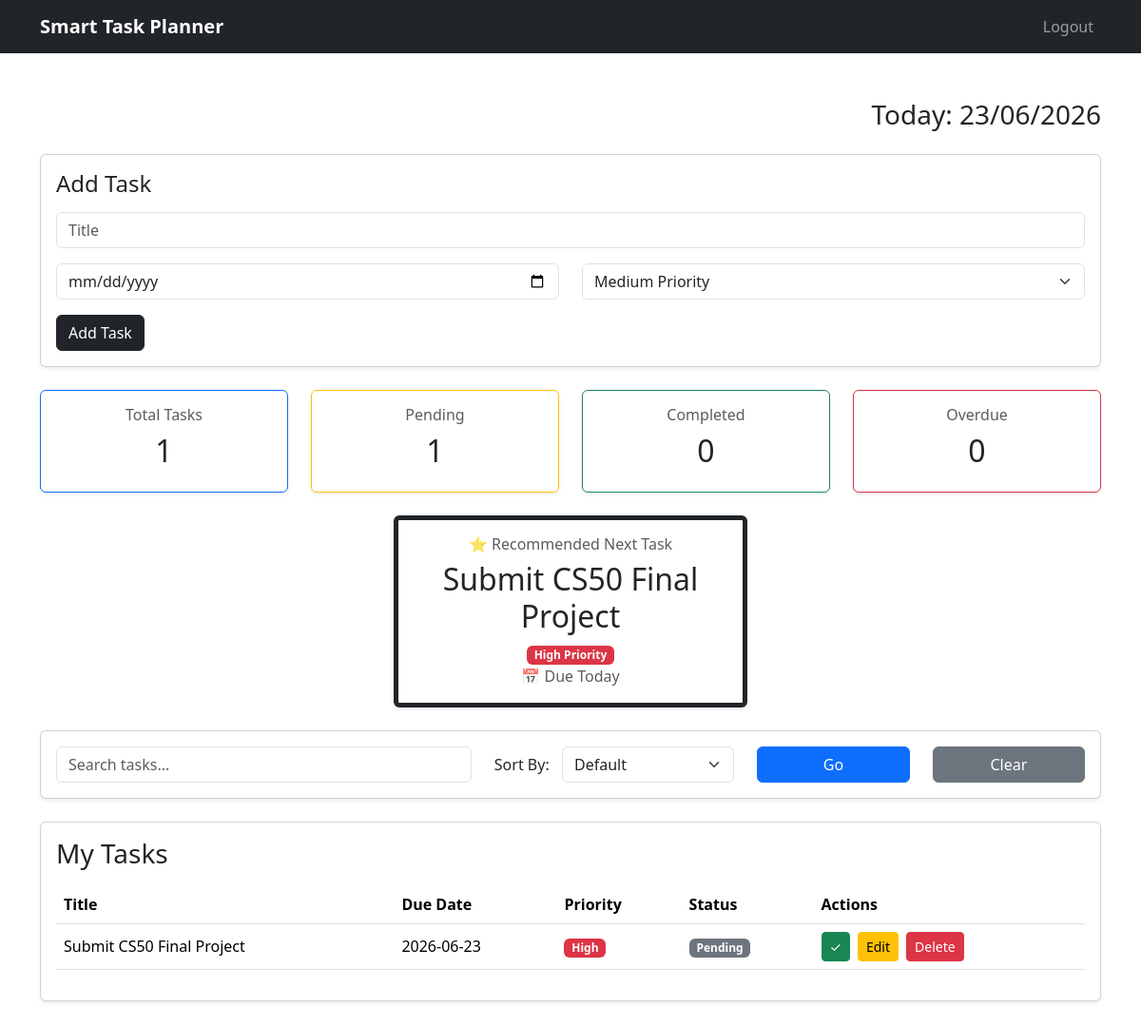
Page / (signed in) on the committed database.
### tables this page shows
CREATE TABLE tasks (id INTEGER PRIMARY KEY AUTOINCREMENT, user_id INTEGER NOT NULL, title text NOT NULL, due_date TEXT, priority INTEGER DEFAULT 1, completed INTEGER DEFAULT 0, FOREIGN KEY(user_id) REFERENCES users(id));

### app.py (the view, shortened to what this page needs)
@app.route("/")
def index():
    if "user_id" not in session:
        return redirect("/login")
    search = request.args.get("search", "").strip()
    sort = request.args.get("sort", "default")
    conn = get_db()
    if search and sort == "priority":
        tasks = conn.execute(
            """
            SELECT *
            FROM tasks
            WHERE user_id = ?
            AND LOWER(title) LIKE LOWER(?)
            ORDER BY completed, priority DESC
            """,
            (
                session["user_id"],
                f"%{search}%"
            )
        ).fetchall()
    else:
        tasks = conn.execute(
            """
            SELECT *
            FROM tasks
            WHERE user_id = ?
            ORDER BY completed, priority DESC, due_date
            """,
            (session["user_id"],)
        ).fetchall()
    total = conn.execute("SELECT COUNT(*) FROM tasks WHERE user_id = ?", (session["user_id"],)).fetchone()[0]
    pending = conn.execute("SELECT COUNT(*) FROM tasks WHERE user_id = ? AND completed = 0", (session["user_id"],)).fetchone()[0]
    completed = conn.execute("SELECT COUNT(*) FROM tasks WHERE user_id = ? AND completed = 1", (session["user_id"],)).fetchone()[0]
    overdue = conn.execute("SELECT COUNT(*) FROM tasks WHERE user_id = ? AND completed = 0 AND due_date < ?",
                           (session["user_id"], today)).fetchone()[0]
    recommended = conn.execute("SELECT * FROM tasks WHERE user_id = ? AND completed = 0 ORDER BY priority DESC, due_date LIMIT 1",
                               (session["user_id"],)).fetchone()
    conn.close()
    due_text = None
    if recommended and recommended["due_date"]:
        due_date = date.fromisoformat(recommended["due_date"])
        days_left = (due_date - today).days
        if days_left < 0:
            due_text = f"Overdue by {-days_left} day(s)"
        elif days_left == 0:
            due_text = "Due Today"
        elif days_left == 1:
            due_text = "Due Tomorrow"
        else:
            due_text = f"Due in {days_left} days"
    return render_template("dashboard.html", tasks=tasks, total=total, pending=pending, completed=completed, overdue=overdue,
                           today=today.isoformat(), search=search, sort=sort, recommended=recommended, due_text=due_text,
                           today_display=today_display)

### app.py (called while the page is built)
def get_db():
    conn = sqlite3.connect("tasks.db")
    conn.row_factory = sqlite3.Row
    return conn

### templates/dashboard.html (shortened to what this page needs)
{% extends "layout.html" %}
{% block body %}
<div class="text-end mb-4">
    <h3>Today: {{ today_display }}</h3>
</div>
<div class="card shadow-sm mb-4">
    <div class="card-body">
        <h4 class="card-title mb-3">Add Task</h4>
        <form action="/add" method="post">
            <div class="mb-3">
                <input class="form-control" name="title" placeholder="Title" type="text" required>
            </div>
            <div class="row">
                <div class="col-md-6 mb-3">
                    <input class="form-control" name="due_date" type="date">
                </div>
                <div class="col-md-6 mb-3">
                    <select class="form-select" name="priority">
                        <option value="1" selected>Medium Priority</option>
                    </select>
                </div>
            </div>
            <button class="btn btn-dark" type="submit">Add Task</button>
        </form>
    </div>
</div>
<div class="row mb-4">
    <div class="col-md-3">
        <div class="card text-center shadow-sm border-primary">
            <div class="card-body">
                <h6 class="text-muted">Total Tasks</h6>
                <h2>{{ total }}</h2>
            </div>
        </div>
    </div>
    <div class="col-md-3">
        <div class="card text-center shadow-sm border-warning">
            <div class="card-body">
                <h6 class="text-muted">Pending</h6>
                <h2>{{ pending }}</h2>
            </div>
        </div>
    </div>
    <div class="col-md-3">
        <div class="card text-center shadow-sm border-success">
            <div class="card-body">
                <h6 class="text-muted">Completed</h6>
                <h2>{{ completed }}</h2>
            </div>
        </div>
    </div>
    <div class="col-md-3">
        <div class="card text-center shadow-sm border-danger">
            <div class="card-body">
                <h6 class="text-muted">Overdue</h6>
                <h2>{{ overdue }}</h2>
            </div>
        </div>
    </div>
</div>
{% if recommended %}
<div class="card shadow-sm border-start border-5 border-dark mx-auto col-md-4 mb-4">
    <div class="card-body text-center">
        <h6 class="text-muted mb-2">
            ⭐ Recommended Next Task
        </h6>
        <h2 class="mb-2">
            {{ recommended["title"] }}
        </h2>
        {% if recommended["priority"] == 2 %}
            <span class="badge bg-danger">High Priority</span>
        {% elif recommended["priority"] == 1 %}
            <span class="badge bg-warning text-dark">Medium Priority</span>
        {% else %}
            <span class="badge bg-success">Low Priority</span>
        {% endif %}
        {% if recommended["due_date"] < today %}
            <p class="text-danger mt-2 mb-0">
                ⚠ Overdue
            </p>
        {% else %}
            <p class="text-muted mb-0">
                📅 {{ due_text }}
            </p>
        {% endif %}
    </div>
</div>
{% endif %}
<div class="card shadow-sm mb-4">
    <div class="card-body">
        <form action="/" method="get">
            <div class="row align-items-center">
                <div class="col-md-5">
                    <input type="text" class="form-control" name="search" placeholder="Search tasks..."
                    {% if search %} value="{{ search }}" {% endif %}>
                </div>
                <div class="col-md-3">
                    <div class="d-flex align-items-center gap-2">
                        <label class="col-md-3 mb-0">Sort By:</label>
                        <select class="form-select" name="sort">
                            <option value="default" {% if sort == "default" %}selected{% endif %}>
                                Default
                            </option>
                        </select>
                    </div>
                </div>
                <div class="col-md-2">
                    <button class="btn btn-primary w-100" type="submit">Go</button>
                </div>
                <div class="col-md-2">
                    <a href="/" class="btn btn-secondary w-100">Clear</a>
                </div>
            </div>
        </form>
    </div>
</div>
<div class="card shadow-sm">
    <div class="card-body">
        <h3 class="mb-3">My Tasks</h3>
        {% if search and not tasks %}
        <div class="alert alert-info">
            No matching tasks found.
        </div>
        {% elif not tasks %}
        <div class="alert alert-info">
            No tasks yet. Add your first task!
        </div>
        {% else %}
        <table class="table table-hover align-middle">
            <thead>
                <th>Title</th>
                <th>Due Date</th>
                <th>Priority</th>
                <th>Status</th>
                <th>Actions</th>
            </thead>
            <tbody>
            {% for task in tasks %}
            <tr {% if task["due_date"] < today and not task["completed"] %} class="table-danger" {% endif %}>
                <td class="{% if task['completed'] %}text-muted{% endif %}">{{ task["title"] }}</td>
                <td>{{ task["due_date"] }}</td>
                <td>
                    {% if task["priority"] == 2 %}
                    <span class="badge bg-danger">High</span>
                    {% elif task["priority"] == 1 %}
                    <span class="badge bg-warning text-dark">Medium</span>
                    {% else %}
                    <span class="badge bg-success">Low</span>
                    {% endif %}
                </td>
                <td>
                    {% if task["completed"] %}
                    <span class="badge bg-success">Completed</span>
                    {% elif not task["completed"] and task["due_date"] < today %}
                    <span class="badge bg-danger">Overdue</span>
                    {% else %}
                    <span class="badge bg-secondary">Pending</span>
                    {% endif %}
                </td>
                <td>
                    <div class="d-flex gap-2">
                        {% if not task["completed"] %}
                        <form action="/complete" method="post">
                            <button class="btn btn-success btn-sm" type="submit">✓</button>
                        </form>
                        {% endif %}
                        <a href="/edit?id={{ task['id'] }}" class="btn btn-warning btn-sm">Edit</a>
                        <form action="/delete" method="post">
                            <button class="btn btn-danger btn-sm" onclick="return confirm('Delete this task?')" type="submit">
                                Delete
                            </button>
                        </form>
                    </div>
                </td>
            </tr>
            {% endfor %}
            </tbody>
        </table>
        {% endif %}
    </div>
</div>
{% endblock %}

### rows in the picture
tasks: title "Submit CS50 Final Project", due_date "2026-06-23", priority "High", completed "Pending"

### other values in the picture
{{ today_display }} "23/06/2026"
{{ total }} "1"
{{ pending }} "1"
{{ completed }} "0"
{{ overdue }} "0"
{{ due_text }} "Due Today"
